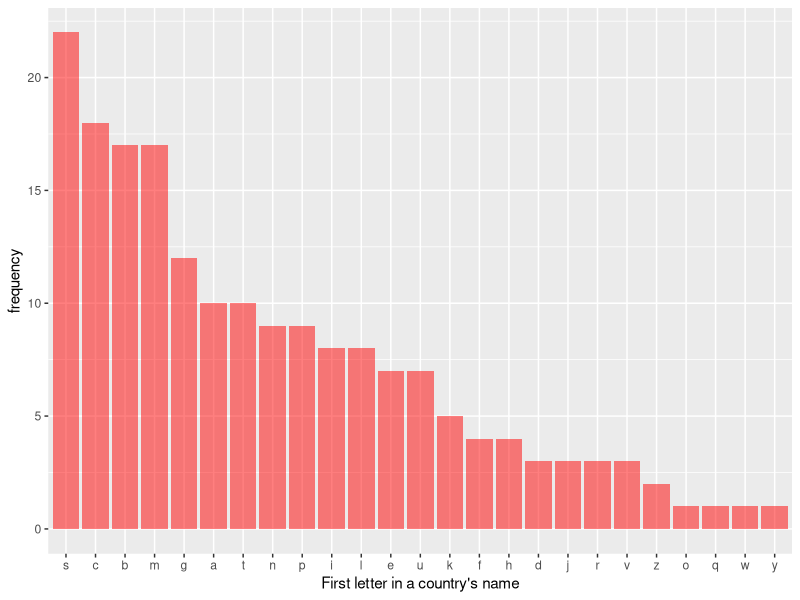
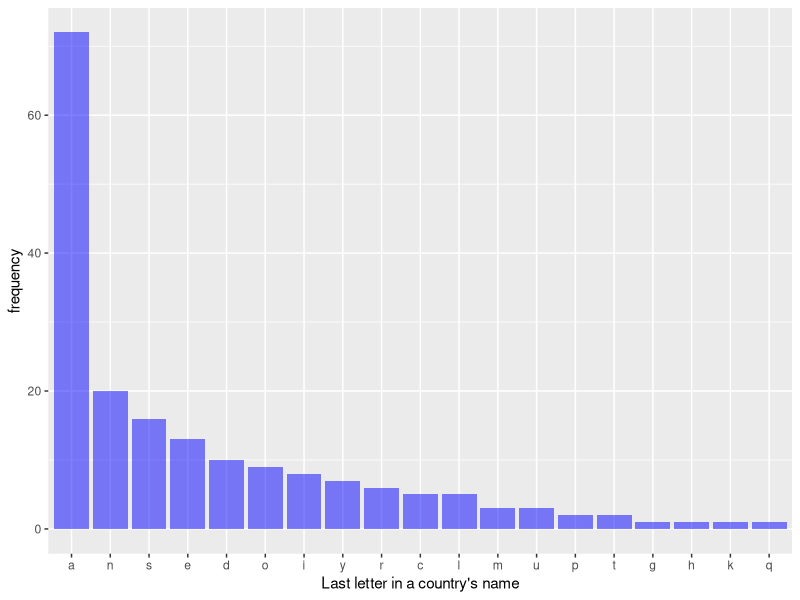
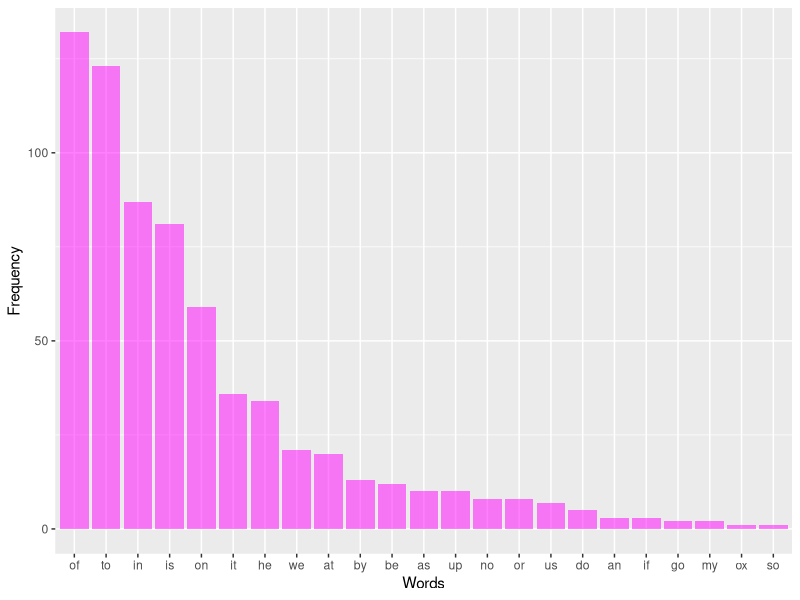

Write R code to recreate these figures, in order.
## ---- chunk 1
knitr::opts_chunk$set(echo = TRUE)
library(stringr)
library(dplyr)
library(dslabs)
library(tidyverse)
## ---- chunk 2
data("gapminder")

country = gapminder$country %>% 
  unique() %>% 
  as.vector(mode="character")

continent = country %>% 
  match(., gapminder$country) %>% 
  gapminder$continent[.] %>% 
  as.vector(mode="character")

df = cbind.data.frame(country, continent)
## ---- chunk 3
df$country %>% str_length() %>% mean()
## ---- chunk 4
str_sub(df$country, 1L, 1L) %>% 
  str_to_lower() %>% 
  table() %>% 
  as.data.frame(stringsAsfactors = FALSE) %>% 
  `colnames<-`(c("first.letter", "frequency")) %>% 
  ggplot(aes(reorder(first.letter, -frequency), frequency))+ geom_col(fill="red", alpha=0.5)+ xlab("First letter in a country's name")

str_remove_all(df$country, "[:punct:]") %>% 
  str_sub(-1L) %>% 
  str_to_lower() %>% 
  table() %>% 
  as.data.frame(stringsAsfactors = FALSE) %>% 
  `colnames<-`(c("last.letter", "frequency")) %>% 
  ggplot(aes(reorder(last.letter, -frequency), frequency))+ geom_col(fill="blue", alpha=0.5)+xlab("Last letter in a country's name")
## ---- chunk 5
str_subset(df$country, "\\sand\\s")
## ---- chunk 6
df$country = str_remove_all(df$country, "[\\,\\.]")
## ---- chunk 7
str_c("mouse likes cat ",  str_dup("very ", 1:3), "much")

## The question is incorrectly framed. The desired answer required in the question misses the third "very".
## ---- chunk 8
str_trunc(df$country, 12L, side="right", ellipsis=".")


str_sub(df$country, 1L, end=ifelse(str_length(df$country)>12L, -(str_length(df$country)-10), -1L)) %>% str_c(.,".")

## ---- chunk 9
data("sentences")

sentences %>% 
  str_remove_all("[:punct:]") %>% 
  str_c(sep=" ", collapse=" ") %>% 
  str_split(pattern="\\s", n=Inf, simplify=TRUE) %>% 
  str_to_lower() %>%
  .[str_length(.)==2] %>%
  table() %>% 
  as.data.frame(stringsAsfactors=FALSE) %>% 
  `colnames<-`(c("Words", "Frequency")) %>% 
  ggplot(aes(reorder(Words, -Frequency), Frequency))+ geom_col(fill="magenta", alpha=0.5)+ xlab("Words")
## ---- chunk 10
dat = df$country %>% 
  str_remove_all(pattern="[:punct:]") %>%
  str_to_lower() %>%
  str_remove_all("\\s") %>%
  str_c(sep="", collapse="") %>%
  str_split(pattern="", n=Inf, simplify=TRUE) %>%
  table() %>%
  as.data.frame(stringsAsfactors=FALSE) %>%
  `colnames<-`(c("letters", "frequency"))

dat[which.max(dat$frequency),]
## ---- chunk 11
dat = str_count(df$country, "[A,a]")

df[which.max(dat),]
